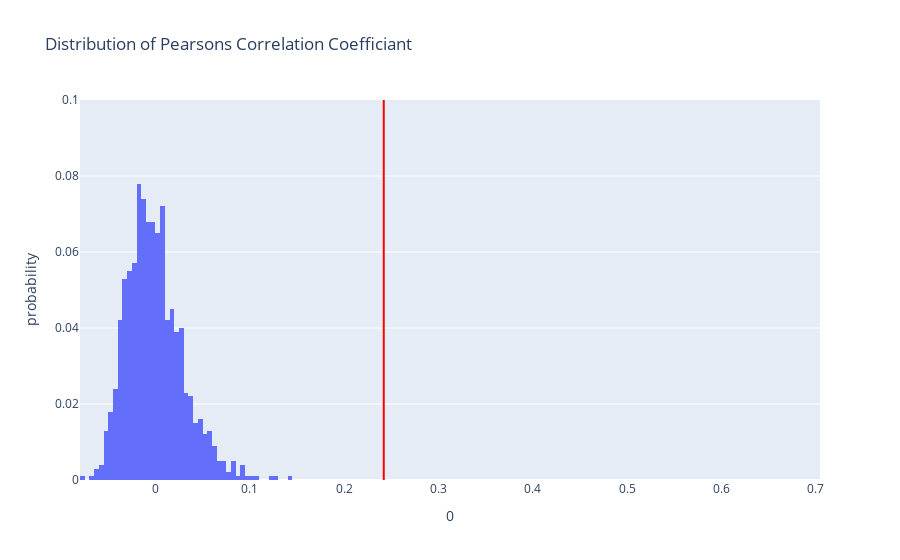

Notebook code for this chart:
### Code cell
fig = px.histogram(pd.DataFrame(permuted_correlations), x=0, nbins=50, histnorm='probability', 
                   title='Distribution of Pearsons Correlation Coefficiant')
fig.add_vline(x=observed_correlation, line_color='red')
fig.add_annotation(text=f'<span style="color:red">Observed Pearsons Correlation Coefficiant = {round(observed_correlation, 2)}</span>',
                   x=2.3 * observed_correlation, showarrow=False, y=0.16)
fig.update_layout(yaxis_range=[0, 0.1])

### Figure 1 — Plotly figure (JSON) as saved in the notebook; plotly's stock layout.template omitted (floating-point values rounded to 4 significant figures; data arrays with more than 128 entries replaced by an {"elided": "..."} marker saying what was removed)
{"data": [{"alignmentgroup": "True", "bingroup": "x", "histnorm": "probability", "hovertemplate": "0=%{x}<br>probability=%{y}<extra></extra>", "legendgroup": "", "marker": {"color": "#636efa", "pattern": {"shape": ""}}, "name": "", "nbinsx": 50, "offsetgroup": "", "orientation": "v", "showlegend": false, "type": "histogram", "x": {"elided": "1000 float values"}, "xaxis": "x", "yaxis": "y"}], "layout": {"annotations": [{"showarrow": false, "text": "<span style=\"color:red\">Observed Pearsons Correlation Coefficiant = 0.24</span>", "x": 0.5565, "y": 0.16}], "barmode": "relative", "legend": {"tracegroupgap": 0}, "shapes": [{"line": {"color": "red"}, "type": "line", "x0": 0.242, "x1": 0.242, "xref": "x", "y0": 0, "y1": 1, "yref": "y domain"}], "title": {"text": "Distribution of Pearsons Correlation Coefficiant"}, "xaxis": {"anchor": "y", "domain": [0, 1], "title": {"text": "0"}}, "yaxis": {"anchor": "x", "domain": [0, 1], "range": [0, 0.1], "title": {"text": "probability"}}}}
